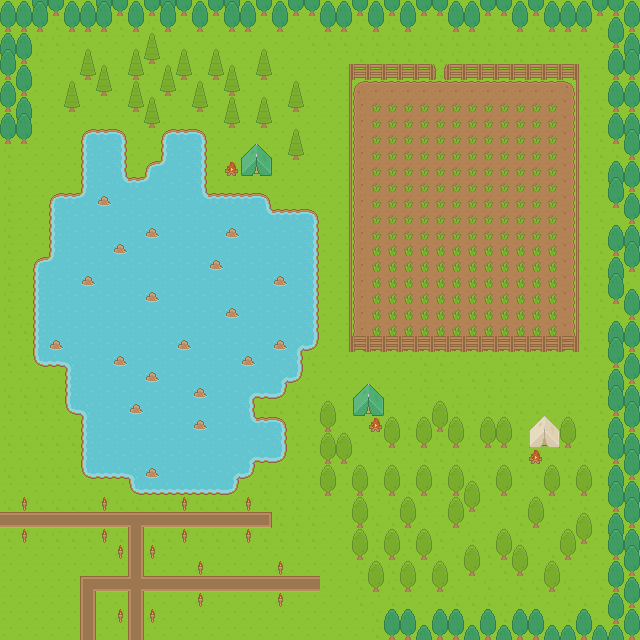

This game map was drawn from its Tiled (.tmx) file and the tilesets committed beside it. A one-line description and the trimmed map source follow:
An orthogonal 40x40 tile map with 16x16 px tiles, 3 tile layers (Tile Layer 1, Tile Layer 2, Tile Layer 3) and 4 objects.

<map version="1.0" orientation="orthogonal" renderorder="right-down" width="40" height="40" tilewidth="16" tileheight="16" nextobjectid="8">
 <tileset firstgid="1" name="rouge" tilewidth="16" tileheight="16" spacing="1" tilecount="1767">
  <image source="spritesheet.png" width="968" height="526" />
  <terraintypes>
   <terrain name="pond" tile="-1" />
   <terrain name="folwers" tile="-1" />
   <terrain name="farm" tile="-1" />
  </terraintypes>
  <tile id="2" terrain=",,,0" />
  <tile id="3" terrain=",,0,0" />
  <tile id="4" terrain=",,0," />
  <tile id="57" terrain="0,0,0," />
  <tile id="58" terrain="0,0,,0" />
  <tile id="59" terrain=",0,,0" />
  <tile id="60" terrain="0,0,0,0" />
  <tile id="61" terrain="0,,0," />
  <tile id="114" terrain="0,,0,0" />
  <tile id="115" terrain=",0,0,0" />
  <tile id="116" terrain=",0,," />
  <tile id="117" terrain="0,0,," />
  <tile id="118" terrain="0,,," />
  <tile id="133">
   <animation>
    <frame tileid="133" duration="350" />
    <frame tileid="134" duration="350" />
    <frame tileid="135" duration="350" />
    <frame tileid="136" duration="350" />
   </animation>
  </tile>
  <tile id="342" terrain="1,1,1," />
  <tile id="343" terrain="1,1,,1" />
  <tile id="344" terrain=",,,1" />
  <tile id="345" terrain=",,1,1" />
  <tile id="346" terrain=",,1," />
  <tile id="399" terrain="1,,1,1" />
  <tile id="400" terrain=",1,1,1" />
  <tile id="401" terrain=",1,,1" />
  <tile id="402" terrain="1,1,1,1" />
  <tile id="403" terrain="1,,1," />
  <tile id="416">
   <animation>
    <frame tileid="417" duration="175" />
    <frame tileid="416" duration="175" />
   </animation>
  </tile>
  <tile id="458" terrain=",1,," />
  <tile id="459" terrain="1,1,," />
  <tile id="460" terrain="1,,," />
  <tile id="470">
   <animation>
    <frame tileid="471" duration="175" />
    <frame tileid="470" duration="175" />
   </animation>
  </tile>
  <tile id="518" terrain="2,2,2," />
  <tile id="519" terrain="2,2,,2" />
  <tile id="520" terrain=",,,2" />
  <tile id="521" terrain=",,2,2" />
  <tile id="522" terrain=",,2," />
  <tile id="575" terrain="2,,2,2" />
  <tile id="576" terrain=",2,2,2" />
  <tile id="577" terrain=",2,,2" />
  <tile id="578" terrain="2,2,2,2" />
  <tile id="579" terrain="2,,2," />
  <tile id="634" terrain=",2,," />
  <tile id="635" terrain="2,2,," />
  <tile id="636" terrain="2,,," />
  <tile id="1365">
   <animation>
    <frame tileid="1365" duration="300" />
    <frame tileid="1366" duration="300" />
    <frame tileid="1367" duration="300" />
   </animation>
  </tile>
 </tileset>
 <layer name="Tile Layer 1" width="40" height="40">
  <data>[1600 cells, 1600 non-empty, 22 distinct tile ids]</data>
 </layer>
 <layer name="Tile Layer 2" width="40" height="40">
  <data>[1600 cells, 447 non-empty, 23 distinct tile ids]</data>
 </layer>
 <layer name="Tile Layer 3" width="40" height="40">
  <data>[1600 cells, 363 non-empty, 15 distinct tile ids]</data>
 </layer>
 <objectgroup color="#101fa4" name="Object Layer 1">
  <object id="1" x="0" y="0" width="100" height="200" />
  <object id="3" x="92" y="326" width="141" height="95">
   <ellipse />
  </object>
  <object id="6" x="417" y="437">
   <polygon points="0,0 61,-115 129,0" />
  </object>
  <object id="7" gid="1200" x="563" y="172" width="68" height="124" />
 </objectgroup>
</map>